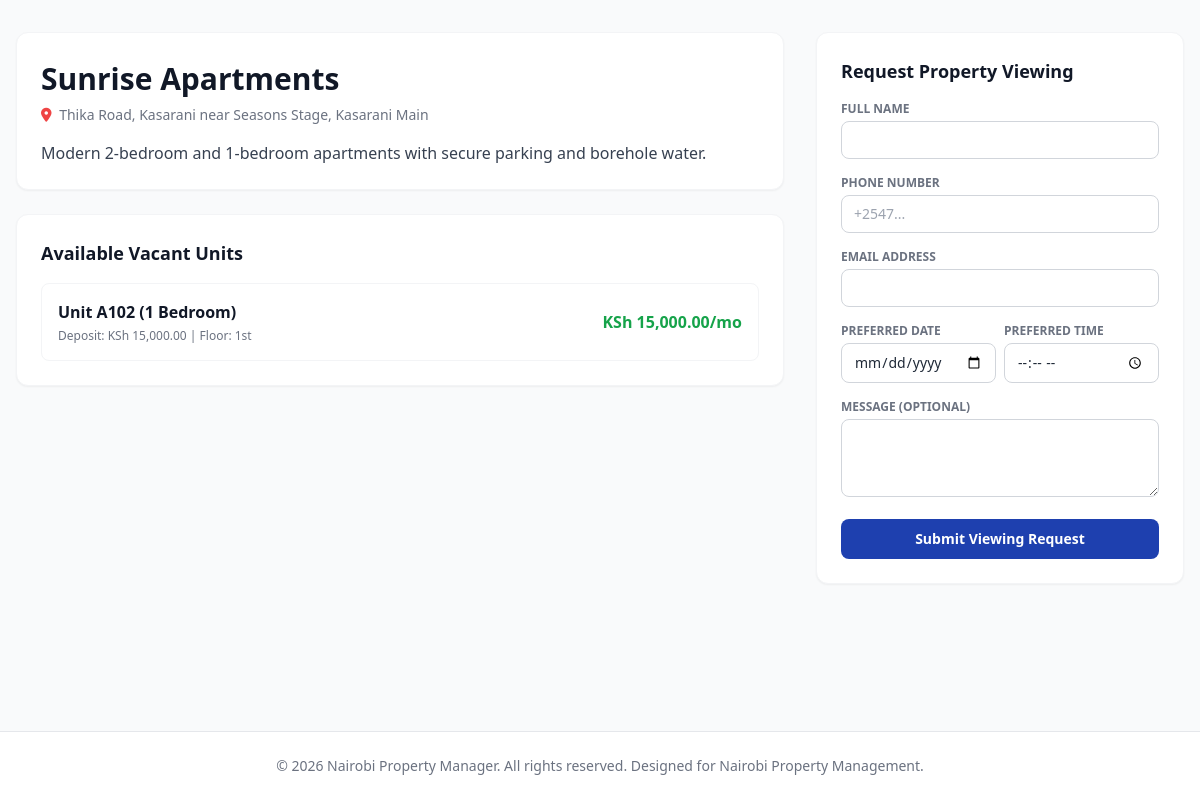
The page /property-details.php?id=1 on the database its author committed.
### tables this page shows
CREATE TABLE properties (
    id INT AUTO_INCREMENT PRIMARY KEY,
    landlord_id INT NOT NULL,
    name VARCHAR(150) NOT NULL,
    property_type ENUM('Apartment', 'Flats', 'Bedsitters', 'Maisonettes', 'Townhouses', 'Commercial', 'Student Housing', 'Mixed Use', 'Single Family', 'Other') NOT NULL,
    description TEXT,
    location_id INT NOT NULL,
    physical_address VARCHAR(255) NOT NULL,
    latitude DECIMAL(10, 8) NULL,
    longitude DECIMAL(11, 8) NULL,
    number_of_units INT NOT NULL DEFAULT 0,
    year_built YEAR NULL,
    amenities TEXT,
    status ENUM('Active', 'Under Maintenance', 'Archived') DEFAULT 'Active',
    property_image VARCHAR(255) NULL,
    created_at TIMESTAMP DEFAULT CURRENT_TIMESTAMP,
    updated_at TIMESTAMP DEFAULT CURRENT_TIMESTAMP ON UPDATE CURRENT_TIMESTAMP,
    FOREIGN KEY (landlord_id) REFERENCES landlords(id) ON DELETE RESTRICT,
    FOREIGN KEY (location_id) REFERENCES locations(id) ON DELETE RESTRICT
);

CREATE TABLE locations (
    id INT AUTO_INCREMENT PRIMARY KEY,
    county VARCHAR(100) DEFAULT 'Nairobi',
    sub_county VARCHAR(100) NOT NULL,
    estate VARCHAR(100) NOT NULL,
    created_at TIMESTAMP DEFAULT CURRENT_TIMESTAMP
);

CREATE TABLE units (
    id INT AUTO_INCREMENT PRIMARY KEY,
    property_id INT NOT NULL,
    unit_number VARCHAR(50) NOT NULL,
    floor VARCHAR(20) DEFAULT 'Ground',
    house_type ENUM('Bedsitter', 'Studio', '1 Bedroom', '2 Bedroom', '3 Bedroom', '4 Bedroom', 'Maisonette', 'Shop', 'Office', 'Other') NOT NULL,
    bedrooms INT DEFAULT 1,
    bathrooms INT DEFAULT 1,
    monthly_rent DECIMAL(12, 2) NOT NULL,
    deposit DECIMAL(12, 2) NOT NULL,
    service_charge DECIMAL(12, 2) DEFAULT 0.00,
    water_billing_method ENUM('Meter Reading', 'Fixed Rate', 'Per Unit', 'Shared') DEFAULT 'Meter Reading',
    electricity_billing_method ENUM('Prepaid', 'Postpaid Sub-Meter', 'Fixed') DEFAULT 'Prepaid',
    status ENUM('Vacant', 'Occupied', 'Reserved', 'Under Maintenance', 'Unavailable') DEFAULT 'Vacant',
    description TEXT,
    created_at TIMESTAMP DEFAULT CURRENT_TIMESTAMP,
    FOREIGN KEY (property_id) REFERENCES properties(id) ON DELETE CASCADE,
    UNIQUE KEY unique_property_unit (property_id, unit_number)
);

### includes/functions.php (called while the page is built, shortened)
<?php
function e($string) {
    return htmlspecialchars($string ?? '', ENT_QUOTES, 'UTF-8');
}
function format_currency($amount) {
    return 'KSh ' . number_format((float)($amount ?? 0), 2, '.', ',');
}

### public/property-details.php (the view, shortened to what this page needs)
<?php
require_once __DIR__ . '/../includes/functions.php';
$db = db();
$property_id = $_GET['id'] ?? 0;
$stmt = $db->prepare("SELECT p.*, l.estate, l.sub_county FROM properties p JOIN locations l ON p.location_id = l.id WHERE p.id = ?");
$stmt->execute([$property_id]);
$property = $stmt->fetch();
$units_stmt = $db->prepare("SELECT * FROM units WHERE property_id = ? AND status = 'Vacant'");
$units_stmt->execute([$property_id]);
$units = $units_stmt->fetchAll();
include __DIR__ . '/../includes/header.php';
?>
<div class="flex-1 flex flex-col bg-gray-50">
    <div class="max-w-7xl mx-auto px-4 py-8 w-full grid grid-cols-1 lg:grid-cols-3 gap-8">
        <div class="lg:col-span-2 space-y-6">
            <div class="bg-white p-6 rounded-xl border border-gray-100 shadow-sm">
                <h1 class="text-3xl font-bold text-gray-900 mt-1"><?php echo e($property['name']); ?></h1>
                <p class="text-sm text-gray-500 mt-2"><i class="fa-solid fa-location-dot mr-1 text-red-500"></i> <?php echo e($property['physical_address'] . ', ' . $property['estate']); ?></p>
                <p class="text-gray-700 mt-4"><?php echo nl2br(e($property['description'])); ?></p>
            </div>
            <div class="bg-white p-6 rounded-xl border border-gray-100 shadow-sm">
                <h3 class="font-bold text-lg text-gray-900 mb-4">Available Vacant Units</h3>
                <div class="space-y-3">
                    <?php if (empty($units)): ?>
                        <p class="text-sm text-gray-500">No vacant units currently available at this property.</p>
                    <?php else: ?>
                        <?php foreach ($units as $u): ?>
                            <div class="border border-gray-100 p-4 rounded-lg flex items-center justify-between">
                                <div>
                                    <h4 class="font-bold text-gray-900">Unit <?php echo e($u['unit_number']); ?> (<?php echo e($u['house_type']); ?>)</h4>
                                    <p class="text-xs text-gray-500 mt-1">Deposit: <?php echo format_currency($u['deposit']); ?> | Floor: <?php echo e($u['floor']); ?></p>
                                </div>
                                <div class="text-right">
                                    <span class="font-bold text-success block"><?php echo format_currency($u['monthly_rent']); ?>/mo</span>
                                </div>
                            </div>
                        <?php endforeach; ?>
                    <?php endif; ?>
                </div>
            </div>
        </div>
        <div>
            <div class="bg-white p-6 rounded-xl border border-gray-100 shadow-sm sticky top-20">
                <h3 class="font-bold text-lg text-gray-900 mb-4">Request Property Viewing</h3>
                <form method="POST" class="space-y-4">
                    <div>
                        <label class="block text-xs font-semibold text-gray-500 uppercase mb-1">Full Name</label>
                        <input type="text" name="visitor_name" required class="w-full px-3 py-2 border border-gray-300 rounded-lg text-sm focus:ring-2 focus:ring-primary outline-none">
                    </div>
                    <div>
                        <label class="block text-xs font-semibold text-gray-500 uppercase mb-1">Phone Number</label>
                        <input type="text" name="visitor_phone" required placeholder="+2547..." class="w-full px-3 py-2 border border-gray-300 rounded-lg text-sm focus:ring-2 focus:ring-primary outline-none">
                    </div>
                    <div>
                        <label class="block text-xs font-semibold text-gray-500 uppercase mb-1">Email Address</label>
                        <input type="email" name="visitor_email" required class="w-full px-3 py-2 border border-gray-300 rounded-lg text-sm focus:ring-2 focus:ring-primary outline-none">
                    </div>
                    <div class="grid grid-cols-2 gap-2">
                        <div>
                            <label class="block text-xs font-semibold text-gray-500 uppercase mb-1">Preferred Date</label>
                            <input type="date" name="preferred_date" required class="w-full px-3 py-2 border border-gray-300 rounded-lg text-sm focus:ring-2 focus:ring-primary outline-none">
                        </div>
                        <div>
                            <label class="block text-xs font-semibold text-gray-500 uppercase mb-1">Preferred Time</label>
                            <input type="time" name="preferred_time" required class="w-full px-3 py-2 border border-gray-300 rounded-lg text-sm focus:ring-2 focus:ring-primary outline-none">
                        </div>
                    </div>
                    <div>
                        <label class="block text-xs font-semibold text-gray-500 uppercase mb-1">Message (Optional)</label>
                        <textarea name="message" rows="3" class="w-full px-3 py-2 border border-gray-300 rounded-lg text-sm focus:ring-2 focus:ring-primary outline-none"></textarea>
                    </div>
                    <button type="submit" class="w-full bg-primary hover:bg-blue-800 text-white font-semibold py-2.5 rounded-lg transition text-sm">
                        Submit Viewing Request
                    </button>
                </form>
            </div>
        </div>
    </div>
</div>
<?php include __DIR__ . '/../includes/footer.php'; ?>

### rows shown on the page
properties: name "Sunrise Apartments", physical_address.estate "Thika Road, Kasarani near Seasons Stage, Kasarani Main", description "Modern 2-bedroom and 1-bedroom apartments with secure parking and borehole water."
units: unit_number "A102", house_type "1 Bedroom", deposit "KSh 15,000.00", floor "1st", monthly_rent "KSh 15,000.00"

### other values the page prints
APP_NAME "Nairobi Property Manager"
